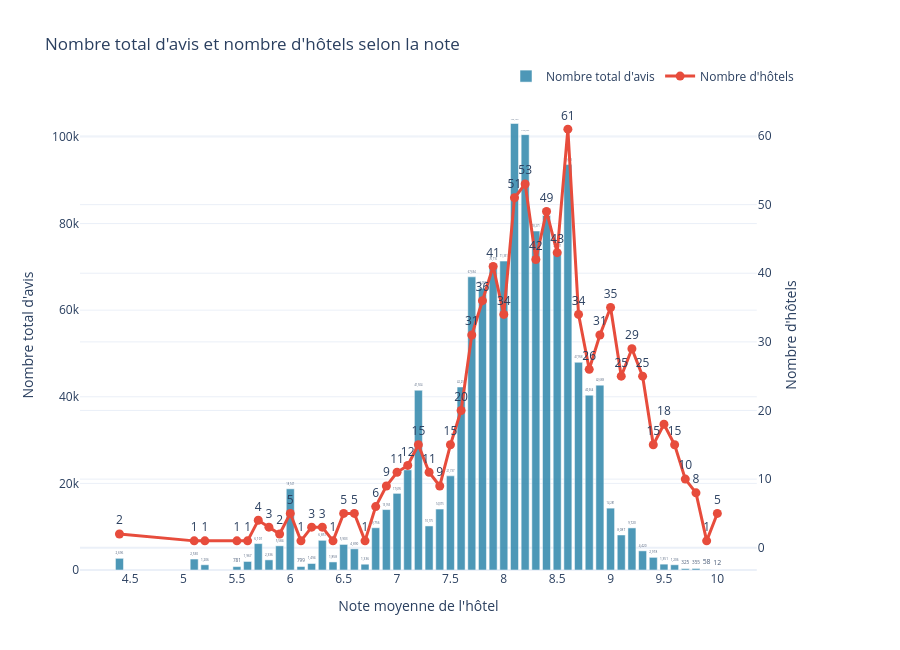

Write notebook code for a chart like this one.
### Code cell
from plotly.subplots import make_subplots

# Graphique avec deux axes Y
fig = make_subplots(specs=[[{"secondary_y": True}]])

# Barres : nombre total d'avis
fig.add_trace(
    go.Bar(
        x=reviews_by_rate["rate_num"],
        y=reviews_by_rate["sum_reviews"],
        name="Nombre total d'avis",
        marker_color="#2E86AB",
        opacity=0.85,
        text=reviews_by_rate["sum_reviews"],
        texttemplate="%{text:,.0f}",
        textposition="outside",
        hovertemplate=(
            "Note : %{x:.1f}<br>"
            "Nombre total d'avis : %{y:,.0f}<extra></extra>"
        )
    ),
    secondary_y=False
)

# Ligne : nombre d'hôtels
fig.add_trace(
    go.Scatter(
        x=reviews_by_rate["rate_num"],
        y=reviews_by_rate["number_of_hotels"],
        name="Nombre d'hôtels",
        mode="lines+markers+text",
        text=reviews_by_rate["number_of_hotels"],
        texttemplate="%{text:,.0f}",
        textposition="top center",
        line=dict(
            color="#E74C3C",
            width=3
        ),
        marker=dict(
            size=9,
            color="#E74C3C"
        ),
        hovertemplate=(
            "Note : %{x:.1f}<br>"
            "Nombre d'hôtels : %{y:,.0f}<extra></extra>"
        )
    ),
    secondary_y=True
)

# Axe X
fig.update_xaxes(
    title_text="Note moyenne de l'hôtel",
    dtick=0.5
)

# Axe Y gauche : nombre total d'avis
fig.update_yaxes(
    title_text="Nombre total d'avis",
    separatethousands=True,
    secondary_y=False
)

# Axe Y droit : nombre d'hôtels
fig.update_yaxes(
    title_text="Nombre d'hôtels",
    separatethousands=True,
    secondary_y=True
)

fig.update_layout(
    title="Nombre total d'avis et nombre d'hôtels selon la note",
    template="plotly_white",
    height=650,
    bargap=0.25,
    legend=dict(
        orientation="h",
        yanchor="bottom",
        y=1.02,
        xanchor="right",
        x=1
    ),
    margin=dict(t=100, r=100)
)

fig.show()

### Figure 1 — Plotly figure (JSON) as saved in the notebook; plotly's stock layout.template omitted (floating-point values rounded to 4 significant figures)
{"data": [{"hovertemplate": "Note : %{x:.1f}<br>Nombre total d'avis : %{y:,.0f}<extra></extra>", "marker": {"color": "#2E86AB"}, "name": "Nombre total d'avis", "opacity": 0.85, "text": [2696.0, 2530.0, 1206.0, 781.0, 1967.0, 6101.0, 2336.0, 5584.0, 18750.0, 799.0, 1494.0, 6851.0, 1858.0, 5903.0, 4890.0, 1336.0, 9756.0, 13960.0, 17700.0, 23120.0, 41500.0, 10180.0, 14080.0, 21740.0, 42250.0, 67690.0, 65050.0, 70710.0, 71330.0, 103100.0, 100500.0, 78270.0, 81860.0, 73600.0, 93610.0, 47960.0, 40360.0, 42690.0, 14280.0, 8087.0, 9720.0, 4420.0, 2918.0, 1351.0, 1206.0, 325.0, 355.0, 58.0, 12.0], "textposition": "outside", "texttemplate": "%{text:,.0f}", "type": "bar", "x": [4.4, 5.1, 5.2, 5.5, 5.6, 5.7, 5.8, 5.9, 6.0, 6.1, 6.2, 6.3, 6.4, 6.5, 6.6, 6.7, 6.8, 6.9, 7.0, 7.1, 7.2, 7.3, 7.4, 7.5, 7.6, 7.7, 7.8, 7.9, 8.0, 8.1, 8.2, 8.3, 8.4, 8.5, 8.6, 8.7, 8.8, 8.9, 9.0, 9.1, 9.2, 9.3, 9.4, 9.5, 9.6, 9.7, 9.8, 9.9, 10.0], "xaxis": "x", "y": [2696.0, 2530.0, 1206.0, 781.0, 1967.0, 6101.0, 2336.0, 5584.0, 18750.0, 799.0, 1494.0, 6851.0, 1858.0, 5903.0, 4890.0, 1336.0, 9756.0, 13960.0, 17700.0, 23120.0, 41500.0, 10180.0, 14080.0, 21740.0, 42250.0, 67690.0, 65050.0, 70710.0, 71330.0, 103100.0, 100500.0, 78270.0, 81860.0, 73600.0, 93610.0, 47960.0, 40360.0, 42690.0, 14280.0, 8087.0, 9720.0, 4420.0, 2918.0, 1351.0, 1206.0, 325.0, 355.0, 58.0, 12.0], "yaxis": "y"}, {"hovertemplate": "Note : %{x:.1f}<br>Nombre d'hôtels : %{y:,.0f}<extra></extra>", "line": {"color": "#E74C3C", "width": 3}, "marker": {"color": "#E74C3C", "size": 9}, "mode": "lines+markers+text", "name": "Nombre d'hôtels", "text": [2.0, 1.0, 1.0, 1.0, 1.0, 4.0, 3.0, 2.0, 5.0, 1.0, 3.0, 3.0, 1.0, 5.0, 5.0, 1.0, 6.0, 9.0, 11.0, 12.0, 15.0, 11.0, 9.0, 15.0, 20.0, 31.0, 36.0, 41.0, 34.0, 51.0, 53.0, 42.0, 49.0, 43.0, 61.0, 34.0, 26.0, 31.0, 35.0, 25.0, 29.0, 25.0, 15.0, 18.0, 15.0, 10.0, 8.0, 1.0, 5.0], "textposition": "top center", "texttemplate": "%{text:,.0f}", "type": "scatter", "x": [4.4, 5.1, 5.2, 5.5, 5.6, 5.7, 5.8, 5.9, 6.0, 6.1, 6.2, 6.3, 6.4, 6.5, 6.6, 6.7, 6.8, 6.9, 7.0, 7.1, 7.2, 7.3, 7.4, 7.5, 7.6, 7.7, 7.8, 7.9, 8.0, 8.1, 8.2, 8.3, 8.4, 8.5, 8.6, 8.7, 8.8, 8.9, 9.0, 9.1, 9.2, 9.3, 9.4, 9.5, 9.6, 9.7, 9.8, 9.9, 10.0], "xaxis": "x", "y": [2, 1, 1, 1, 1, 4, 3, 2, 5, 1, 3, 3, 1, 5, 5, 1, 6, 9, 11, 12, 15, 11, 9, 15, 20, 31, 36, 41, 34, 51, 53, 42, 49, 43, 61, 34, 26, 31, 35, 25, 29, 25, 15, 18, 15, 10, 8, 1, 5], "yaxis": "y2"}], "layout": {"bargap": 0.25, "height": 650, "legend": {"orientation": "h", "x": 1, "xanchor": "right", "y": 1.02, "yanchor": "bottom"}, "margin": {"r": 100, "t": 100}, "title": {"text": "Nombre total d'avis et nombre d'hôtels selon la note"}, "xaxis": {"anchor": "y", "domain": [0, 0.94], "dtick": 0.5, "title": {"text": "Note moyenne de l'hôtel"}}, "yaxis": {"anchor": "x", "domain": [0, 1], "separatethousands": true, "title": {"text": "Nombre total d'avis"}}, "yaxis2": {"anchor": "x", "overlaying": "y", "separatethousands": true, "side": "right", "title": {"text": "Nombre d'hôtels"}}}}
